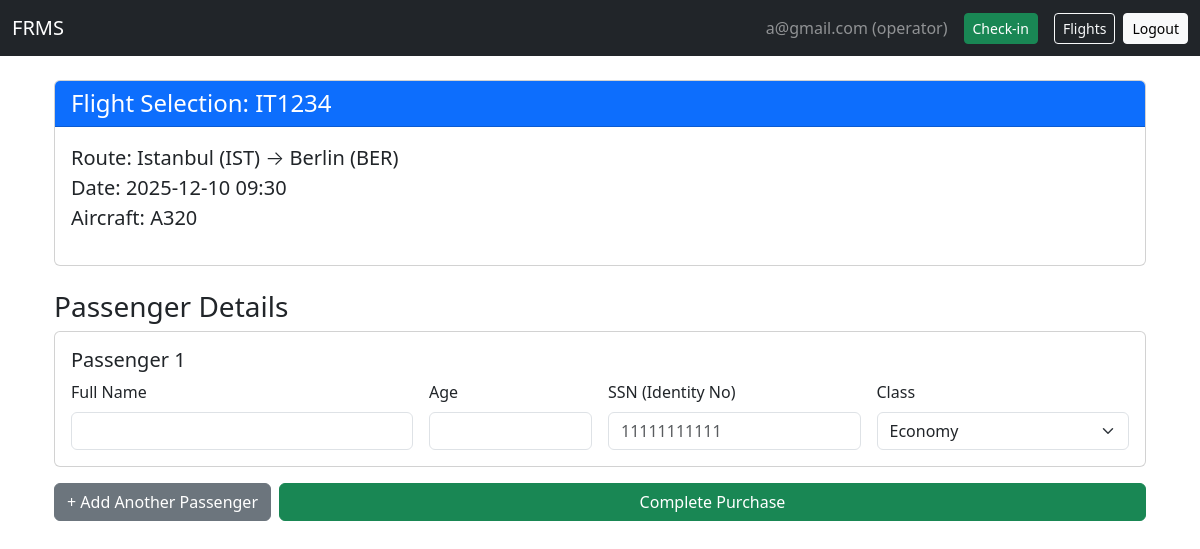
The page /book/IT1234 (signed in) on the database its author committed.
### tables this page shows
CREATE TABLE users (
            id INTEGER PRIMARY KEY AUTOINCREMENT,
            email TEXT UNIQUE NOT NULL,
            password_hash TEXT NOT NULL,
            role TEXT NOT NULL DEFAULT 'viewer'  -- admin, operator, viewer
        );

CREATE TABLE flights (
            id INTEGER PRIMARY KEY AUTOINCREMENT,
            flight_no TEXT UNIQUE NOT NULL,
            date_time TEXT NOT NULL,
            duration_minutes INTEGER,
            distance_km INTEGER,
            source TEXT,
            destination TEXT,
            vehicle_type TEXT,
            shared_flight_no TEXT,
            shared_company TEXT
        );

### app.py (the view, shortened to what this page needs)
@app.route("/book/<flight_no>", methods=["GET", "POST"])
@login_required()
def book_flight(flight_no):
    check_and_update_schema()
    db = get_db()
    flight = db.execute("SELECT * FROM flights WHERE flight_no = ?", (flight_no,)).fetchone()
    return render_template("booking.html", user=current_user(), flight=flight)

### app.py (called while the page is built)
def get_db():
    if "db" not in g:
        g.db = sqlite3.connect(DATABASE)
        g.db.row_factory = sqlite3.Row
    return g.db

def check_and_update_schema():
    db = get_db()
    try:
        db.execute("SELECT ssn FROM passengers LIMIT 1")
    except sqlite3.OperationalError:
        try:
            db.execute("ALTER TABLE passengers ADD COLUMN ssn TEXT")
            db.commit()
        except:
            pass

def current_user():
    if "user_id" not in session: return None
    return get_db().execute("SELECT * FROM users WHERE id = ?", (session["user_id"],)).fetchone()

def login_required(role=None):
    from functools import wraps
    def decorator(func):
        @wraps(func)
        def wrapper(*args, **kwargs):
            user = current_user()
            if user is None:
                flash("Please log in first.", "warning")
                return redirect(url_for("login", next=request.path))
            if role and user["role"] != role:
                flash("Unauthorized.", "danger")
                return redirect(url_for("dashboard"))
            return func(*args, **kwargs)
        return wrapper
    return decorator

### templates/booking.html (shortened to what this page needs)
{% extends "base.html" %}
{% block content %}
<div class="container">
    <div class="card mb-4">
        <div class="card-header bg-primary text-white">
            <h4 class="mb-0">Flight Selection: {{ flight['flight_no'] }}</h4>
        </div>
        <div class="card-body">
            <p class="lead">
                <strong>Route:</strong> {{ flight['source'] }} &rarr; {{ flight['destination'] }}<br>
                <strong>Date:</strong> {{ flight['date_time'] }}<br>
                <strong>Aircraft:</strong> {{ flight['vehicle_type'] }}
            </p>
        </div>
    </div>
    <form method="post" id="bookingForm">
        <h3>Passenger Details</h3>
        <div id="passenger-list">
            <div class="card mb-3 passenger-card">
                <div class="card-body">
                    <h5 class="card-title">Passenger 1</h5>
                    <div class="row g-3">
                        <div class="col-md-4">
                            <label class="form-label">Full Name</label>
                            <input type="text" name="names[]" class="form-control" required>
                        </div>
                        <div class="col-md-2">
                            <label class="form-label">Age</label>
                            <input type="number" name="ages[]" class="form-control" required>
                        </div>
                        <div class="col-md-3">
                            <label class="form-label">SSN (Identity No)</label>
                            <input type="text" name="ssns[]" class="form-control" placeholder="11111111111" required>
                        </div>
                        <div class="col-md-3">
                            <label class="form-label">Class</label>
                            <select name="seat_types[]" class="form-select">
                                <option value="economy">Economy</option>
                            </select>
                        </div>
                    </div>
                </div>
            </div>
        </div>
        <div class="d-flex gap-2 mb-4">
            <button type="button" class="btn btn-secondary" onclick="addPassenger()">+ Add Another Passenger</button>
            <button type="submit" class="btn btn-success flex-grow-1">Complete Purchase</button>
        </div>
    </form>
</div>
{% endblock %}

### templates/base.html (shortened to what this page needs)
<!doctype html>
<html lang="en">
<head>
  <link href="https://cdn.jsdelivr.net/npm/bootstrap@5.3.2/dist/css/bootstrap.min.css" rel="stylesheet">
</head>
<body>
  <nav class="navbar navbar-expand-lg navbar-dark bg-dark mb-4">
    <div class="container-fluid">
      <a class="navbar-brand" href="{{ url_for('home') }}">FRMS</a>
      <div class="d-flex align-items-center">
        {% if user %}
        <span class="navbar-text me-3 text-white-50">{{ user['email'] }} ({{ user['role'] }})</span>
        <a class="btn btn-success btn-sm me-3" href="{{ url_for('checkin') }}">Check-in</a>
        <a class="btn btn-outline-light btn-sm me-2" href="{{ url_for('flight_search') }}">Flights</a>
        <a class="btn btn-light btn-sm" href="{{ url_for('logout') }}">Logout</a>
        {% else %}
        <a class="btn btn-outline-light btn-sm me-2" href="{{ url_for('login') }}">Login</a>
        <a class="btn btn-light btn-sm" href="{{ url_for('register') }}">Register</a>
        {% endif %}
      </div>
    </div>
  </nav>
  <div class="container mb-5">
    {% block content %}{% endblock %}
  </div>
</body>
</html>

### rows shown on the page
users: email "a@gmail.com", role "operator"
flights: flight_no "IT1234", source "Istanbul (IST)", destination "Berlin (BER)", date_time "2025-12-10 09:30", vehicle_type "A320"
